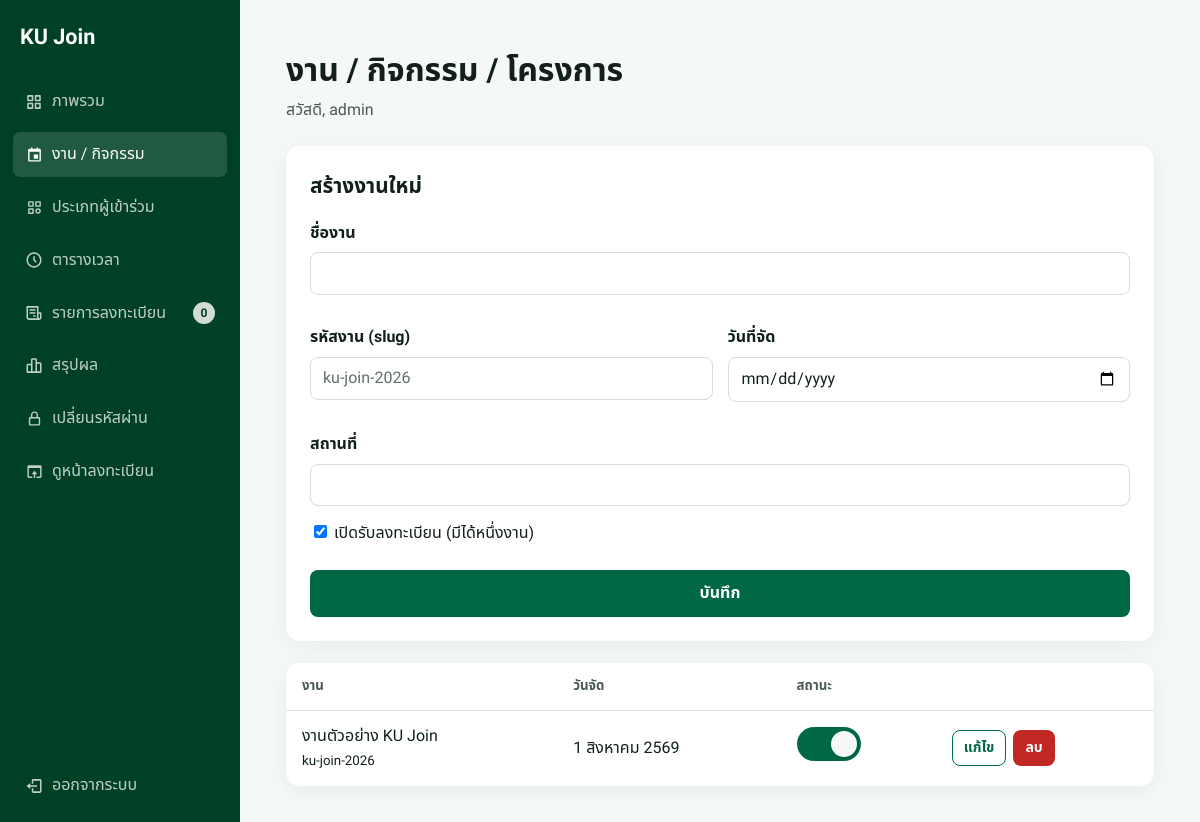
The page /admin/events.php (signed in) on the database its author committed.
### tables this page shows
CREATE TABLE events (id INT AUTO_INCREMENT PRIMARY KEY,name VARCHAR(255) NOT NULL,slug VARCHAR(100) NOT NULL UNIQUE,event_date DATE NOT NULL,location VARCHAR(255) NULL,is_active BOOLEAN NOT NULL DEFAULT TRUE,created_at TIMESTAMP DEFAULT CURRENT_TIMESTAMP);

### includes/functions.php (called while the page is built, shortened)
<?php
function e(?string $value): string
{
    return htmlspecialchars((string) $value, ENT_QUOTES, 'UTF-8');
}
function thai_date(?string $date): string
{
    $months = [1 => 'มกราคม', 'กุมภาพันธ์', 'มีนาคม', 'เมษายน', 'พฤษภาคม', 'มิถุนายน', 'กรกฎาคม', 'สิงหาคม', 'กันยายน', 'ตุลาคม', 'พฤศจิกายน', 'ธันวาคม'];
    $timestamp = strtotime($date);
    return date('j', $timestamp) . ' ' . $months[(int) date('n', $timestamp)] . ' ' . ((int) date('Y', $timestamp) + 543);
}

### admin/events.php (the view, shortened to what this page needs)
<?php
require __DIR__ . '/../config/db.php';
require __DIR__ . '/../includes/functions.php';
$edit = null;
$events = $pdo->query('SELECT * FROM events ORDER BY event_date DESC')->fetchAll();
require __DIR__ . '/header.php';
?>
<div class="admin-panel">
  <h2><?= $edit ? 'แก้ไขงาน' : 'สร้างงานใหม่' ?></h2>
  <form method="post">
    <div class="field-grid">
      <div class="field span-full"><label class="field-label">ชื่องาน</label><input class="input" name="name" required value="<?= e($edit['name'] ?? '') ?>"></div>
      <div class="field"><label class="field-label">รหัสงาน (slug)</label><input class="input" name="slug" required pattern="[a-z0-9-]+" value="<?= e($edit['slug'] ?? '') ?>" placeholder="ku-join-2026"></div>
      <div class="field"><label class="field-label">วันที่จัด</label><input class="input" type="date" name="event_date" required value="<?= e($edit['event_date'] ?? '') ?>"></div>
      <div class="field span-full"><label class="field-label">สถานที่</label><input class="input" name="location" value="<?= e($edit['location'] ?? '') ?>"></div>
    </div>
    <label><input type="checkbox" name="is_active" <?= !isset($edit) || $edit['is_active'] ? 'checked' : '' ?>> เปิดรับลงทะเบียน (มีได้หนึ่งงาน)</label>
    <div class="actions"><button class="button button-primary">บันทึก</button><?php if ($edit): ?><a class="button button-outline" href="events.php">ยกเลิก</a><?php endif; ?></div>
  </form>
</div>
<div class="table-wrap">
  <table class="data-table">
    <thead><tr><th>งาน</th><th>วันจัด</th><th>สถานะ</th><th></th></tr></thead>
    <tbody>
      <?php foreach ($events as $row): ?>
        <tr>
          <td><?= e($row['name']) ?><br><small><?= e($row['slug']) ?></small></td>
          <td><?= e(thai_date($row['event_date'])) ?></td>
          <td>
            <form class="event-status-form" method="post">
              <button class="event-status-toggle<?= $row['is_active'] ? ' is-active' : '' ?>" type="submit" role="switch" aria-checked="<?= $row['is_active'] ? 'true' : 'false' ?>" aria-label="สถานะการเปิดรับลงทะเบียน สำหรับ <?= e($row['name']) ?>" title="<?= $row['is_active'] ? 'เปิดรับลงทะเบียน' : 'ปิดรับลงทะเบียน' ?>">
              </button>
            </form>
          </td>
          <td>
            <div class="inline-form">
              <a class="button button-outline button-small" href="?edit=<?= $row['id'] ?>">แก้ไข</a>
              <form method="post" onsubmit="return confirm('ลบงานนี้หรือไม่?')">
                <button class="button button-danger button-small">ลบ</button>
              </form>
            </div>
          </td>
        </tr>
      <?php endforeach; ?>
    </tbody>
  </table>
</div>
<?php require __DIR__ . '/footer.php';

### assets/css/style.css (style rules this page uses)
:root { --green: oklch(0.45 0.12 164); --green-dark: oklch(0.32 0.09 164); --green-bright: oklch(0.59 0.11 164); --gold: oklch(0.78 0.16 86); --bg: oklch(0.97 0.006 164); --surface: oklch(1 0 0); --ink: oklch(0.23 0.025 164); --muted: oklch(0.45 0.025 164); --line: oklch(0.89 0.012 164); --danger: oklch(0.53 0.19 28); --radius: 14px; }
* { box-sizing: border-box; }
html { min-height: 100%; background: var(--bg); }
body { display: flex; flex-direction: column; min-height: 100vh; min-height: 100dvh; margin: 0; color: var(--ink); background: var(--bg); font-family: "IBM Plex Sans Thai", system-ui, sans-serif; font-size: 16px; line-height: 1.55; }
a { color: inherit; text-decoration: none; }
button, input, select { font: inherit; }
.field-label { display: block; margin-bottom: 7px; font-weight: 600; }
.input, .select { width: 100%; min-height: 42px; padding: 8px 12px; border: 1px solid var(--line); border-radius: 8px; color: var(--ink); background: white; outline: none; transition: border-color .18s ease, box-shadow .18s ease; }
.input::placeholder { color: oklch(.53 .02 164); }
.field-grid { display: grid; grid-template-columns: repeat(2, 1fr); gap: 15px; }
.field { margin-bottom: 15px; }
.span-full { grid-column: 1 / -1; }
.actions { display: flex; gap: 10px; margin-top: 24px; }
.button { min-height: 46px; padding: 10px 20px; display: inline-flex; align-items: center; justify-content: center; gap: 8px; border: 1px solid transparent; border-radius: 8px; cursor: pointer; font-weight: 700; transition: transform .15s ease, background .15s ease, opacity .15s ease; }
.button-primary { flex: 1; color: white; background: var(--green); }
.button-outline { color: var(--green); background: white; border-color: var(--green); }
.button-danger { color: white; background: var(--danger); }
.button-small { min-height: 35px; padding: 6px 11px; font-size: .88rem; }
.table-wrap { overflow-x: auto; border-radius: var(--radius); background: white; box-shadow: 0 5px 20px rgb(8 61 48 / .06); }
.data-table { width: 100%; border-collapse: collapse; }
.data-table th, .data-table td { padding: 13px 16px; text-align: left; border-bottom: 1px solid var(--line); white-space: nowrap; }
.data-table th { color: var(--muted); font-size: .83rem; }
.data-table tr:last-child td { border: 0; }
.admin-body { display: block; min-height: 100vh; min-height: 100dvh; background: oklch(.975 .004 164); }
.admin-panel { margin-bottom: 22px; padding: 24px; border-radius: var(--radius); background: white; box-shadow: 0 5px 20px rgb(8 61 48 / .06); }
.admin-panel h2 { margin: 0 0 18px; font-family: Kanit, sans-serif; font-size: 1.3rem; }
.inline-form { display: flex; gap: 7px; align-items: center; }
.inline-form form { display: inline; }
.event-status-form { margin: 0; }
.event-status-toggle { position: relative; display: inline-block; flex: 0 0 64px; width: 64px; height: 34px; min-width: 64px; min-height: 34px; padding: 0; border: 0; border-radius: 999px; -webkit-appearance: none; appearance: none; background: oklch(.68 0 0); cursor: pointer; transition: background-color 180ms ease-out; }
.event-status-toggle::after { position: absolute; top: 4px; left: 4px; width: 26px; height: 26px; border-radius: 50%; background: oklch(.98 .002 164); box-shadow: 0 1px 3px rgb(0 0 0 / .18); content: ''; transition: transform 180ms ease-out; }
.event-status-toggle.is-active { background: var(--green); }
.event-status-toggle.is-active::after { transform: translateX(30px); }
body, button, input, select, textarea { font-family: Sarabun, "Noto Sans Thai", -apple-system, sans-serif; }
.brand, .hero h1, .list-page-header h1, .summary-card b, .admin-top h1, .admin-panel h2, .admin-stat b, .login-card h1 { font-family: Sarabun, "Noto Sans Thai", -apple-system, sans-serif; }

### rows shown on the page
events: name "งานตัวอย่าง KU Join", slug "ku-join-2026", event_date "1 สิงหาคม 2569", is_active 1 (drawn)

### other values the page prints
$item['label'] "ภาพรวม"
$item['label'] "งาน / กิจกรรม"
$item['label'] "ประเภทผู้เข้าร่วม"
$item['label'] "ตารางเวลา"
$item['label'] "รายการลงทะเบียน"
$item['count'] "0"
$adminTitle "งาน / กิจกรรม / โครงการ"
$_SESSION['admin_username'] "admin"
